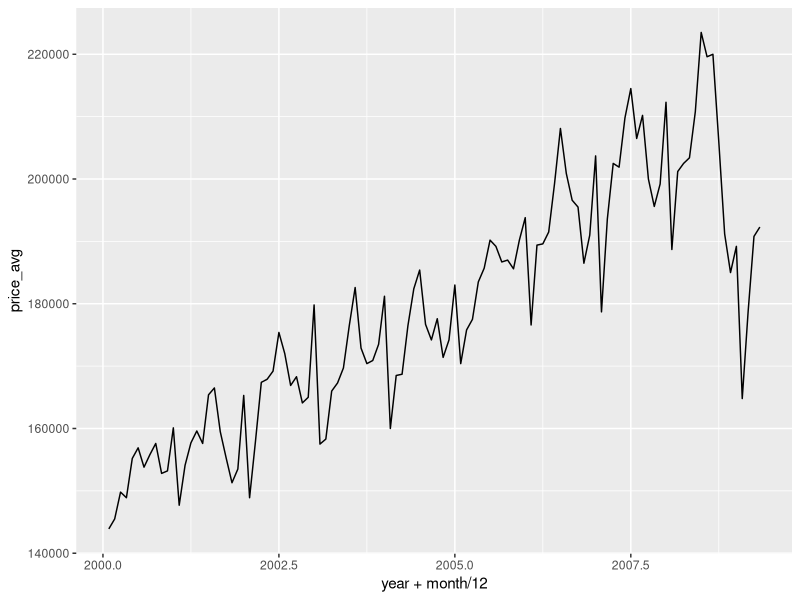
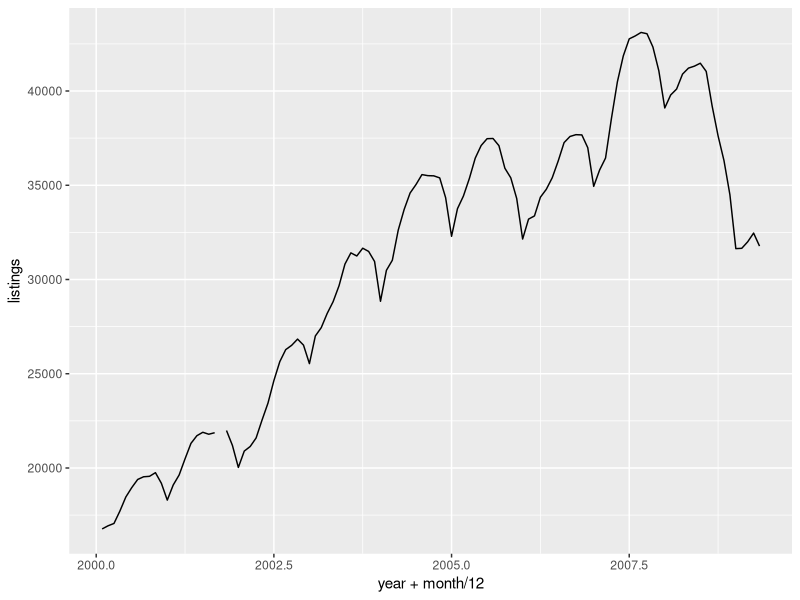
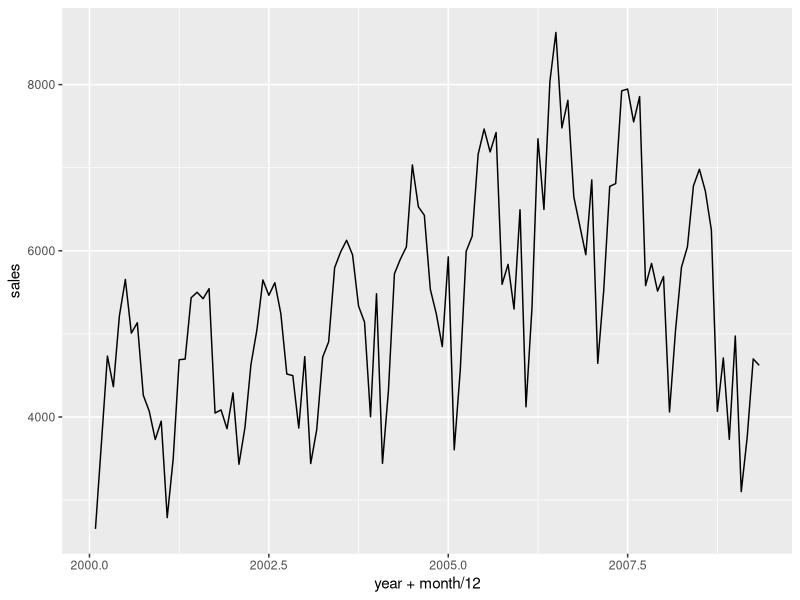
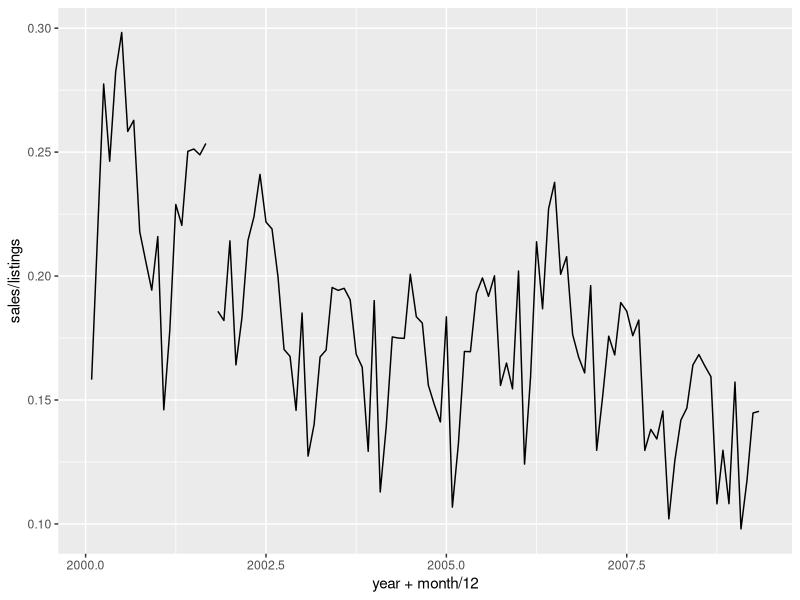
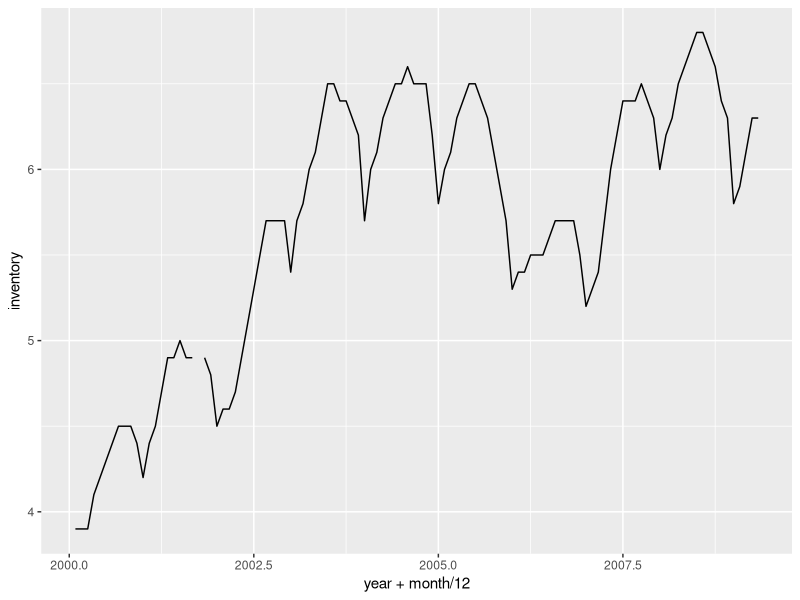
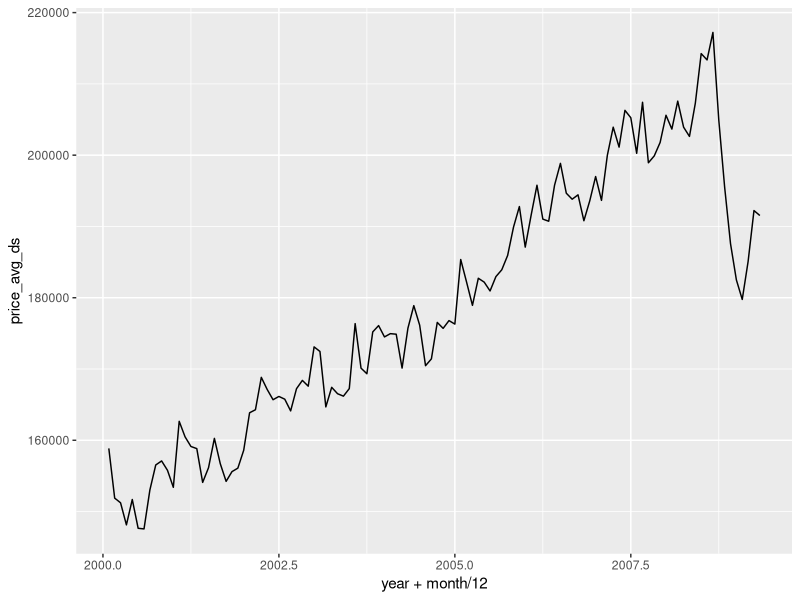
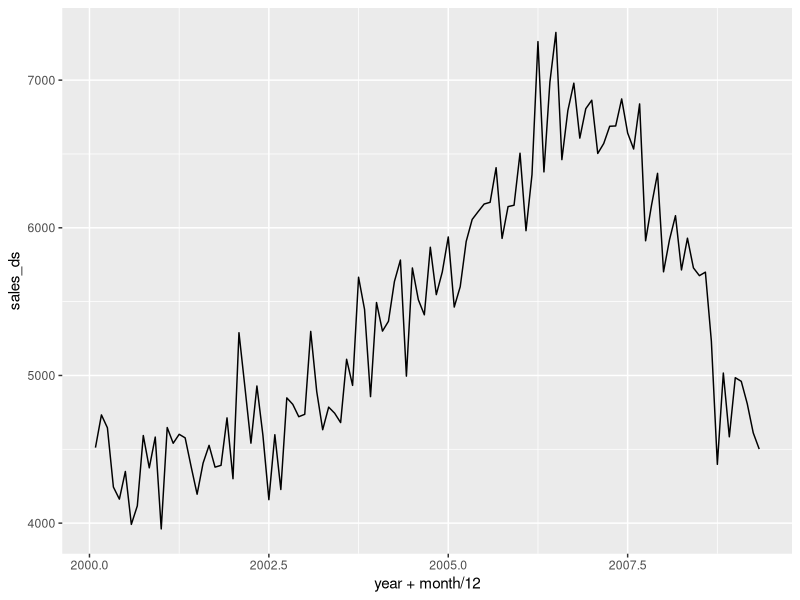
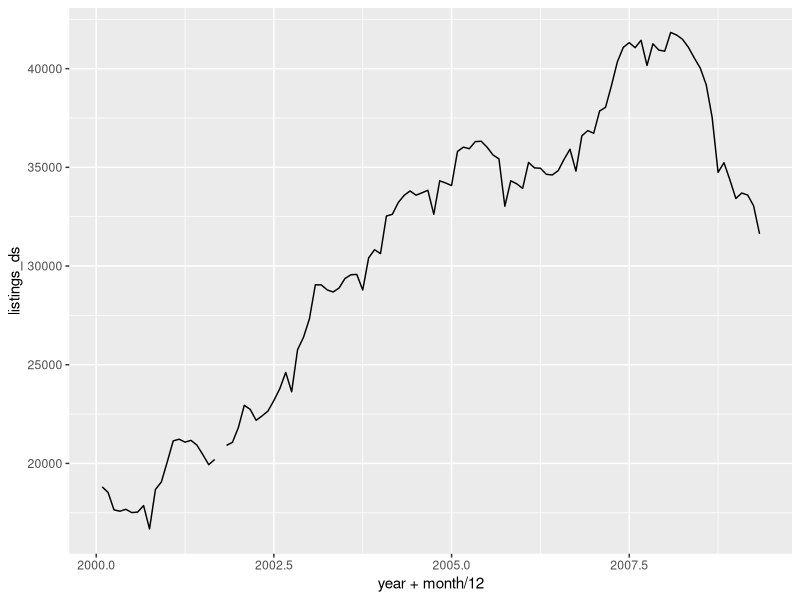

Recreate these plots in R, in order.
options(na.action = "na.exclude")
# Explore housing trends within Houston, 2000+
hlist <- subset(read.csv("texas-listings.csv"), msa == 280 & year >= 2000)
hdist <- subset(read.csv("texas-price-dist.csv"), msa == 280 & year >= 2000)

library(ggplot2)

# Strong seasonal effects make it difficult to see long term trend
qplot(year + month / 12, price_avg, data = hlist, geom = "line")
qplot(year + month / 12, listings, data = hlist, geom = "line")
qplot(year + month / 12, sales, data = hlist, geom = "line")
qplot(year + month / 12, sales / listings, data = hlist, geom = "line")
qplot(year + month / 12, inventory, data = hlist, geom = "line")

# So we'll remove the linear trend with a robust linear model
library(MASS)
deseas <- function(var) {
  model <- eval(substitute(var ~ factor(month), list(var = as.name(var))))
  unname(resid(rlm(model, data = hlist))) + mean(hlist[[var]], na.rm = TRUE)
}
hlist$sales_ds <- deseas("sales")
hlist$listings_ds <- deseas("listings")
hlist$inventory_ds <- deseas("inventory")
hlist$price_avg_ds <- deseas("price_avg")

# Findings -------------------------------------------------------------------

# Average price took a big hit mig-late 2008
qplot(year + month / 12, price_avg_ds, data = hlist, geom = "line")

# Number of sales started slowing mid 2006, big drop mid 2008
qplot(year + month / 12, sales_ds, data = hlist, geom = "line")

# Listings start slowing at the start of 2006.  Leading indicator?
qplot(year + month / 12, listings_ds, data = hlist, geom = "line")
  
# Steady decline in success - lower percent are sold each month, and 
# the average length of time listed increases
qplot(year + month / 12, sales_ds / listings_ds, data = hlist, geom = "line")
qplot(year + month / 12, inventory_ds, data = hlist, geom = "line")

# Positive correlation between sales and average price?!
qplot(sales, price_avg, data = hlist)
qplot(sales_ds, price_avg_ds, data = hlist)
